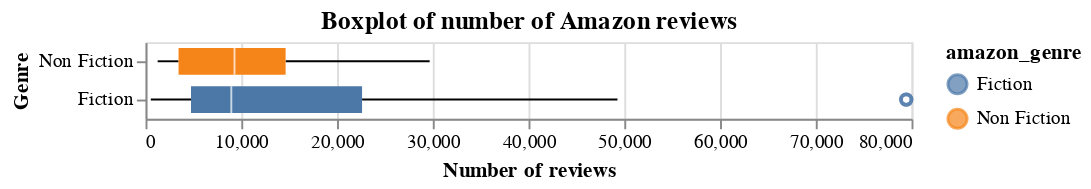

Notebook code cell kept with this figure:
### Code cell
# click = alt.selection_multi(
#     fields = ["amazon_genre"], bind = "legend")

boxplot_amazon = alt.Chart(final, title = "Boxplot of number of Amazon reviews"
    ).mark_boxplot().encode(
    alt.X("amazon_num_reviews:Q", title = "Number of reviews"),
    alt.Y("amazon_genre:N", title = "Genre", sort = ["Non Fiction", "Fiction"]), 
    alt.Color("amazon_genre:N"))
boxplot_amazon

### Figure 1 — Vega-Lite specification as saved in the notebook (floating-point values rounded to 4 significant figures; data arrays with more than 128 entries replaced by an {"elided": "..."} marker saying what was removed)
{"config": {"view": {"continuousWidth": 400, "continuousHeight": 300}}, "data": {"name": "data-32430c9fc5daefd27cebb5637feb4e19"}, "mark": "boxplot", "encoding": {"color": {"field": "amazon_genre", "type": "nominal"}, "x": {"field": "amazon_num_reviews", "title": "Number of reviews", "type": "quantitative"}, "y": {"field": "amazon_genre", "sort": ["Non Fiction", "Fiction"], "title": "Genre", "type": "nominal"}}, "title": "Boxplot of number of Amazon reviews", "$schema": "https://vega.github.io/schema/vega-lite/v4.17.0.json", "datasets": {"data-32430c9fc5daefd27cebb5637feb4e19": {"elided": "165 records"}}}
